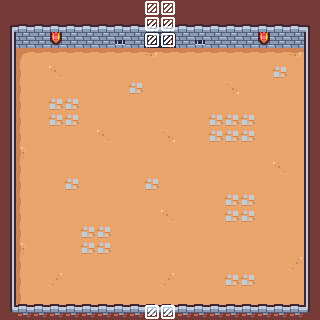

A 2D game scene composited from a Tiled map and its tileset images. What follows is a short description and the map's XML, with every tile layer's data as written:
An orthogonal 20x20 tile map with 16x16 px tiles, 4 tile layers (Dungeon, Objects, AbovePlayer, InsideAreas) and 6 objects (5x EnemySpawnPoint, Door).

<map version="1.10" tiledversion="1.10.2" orientation="orthogonal" renderorder="right-down" width="20" height="20" tilewidth="16" tileheight="16" infinite="0" nextlayerid="16" nextobjectid="46">
 <tileset firstgid="1" source="../mapsSheet.tsx" />
 <layer id="1" name="Dungeon" width="20" height="20">
  <properties>
   <property name="unity:layer" value="Dungeon" />
  </properties>
  <data encoding="csv">
27,1,1,1,1,1,1,1,1,1,1,1,1,1,1,1,1,1,1,1,
2,3,3,3,3,3,3,3,3,3,3,3,3,3,3,3,3,3,3,4,
15,44,44,32,44,44,44,31,44,24,25,44,31,44,44,44,32,44,44,17,
15,1610612793,55,55,55,55,55,55,55,56,55,55,55,55,55,55,55,55,56,17,
15,1610612791,53,54,53,53,53,53,53,53,53,53,53,53,53,53,53,46,53,17,
15,1610612791,53,53,53,53,53,53,46,53,53,53,53,53,3221225526,53,53,53,53,17,
15,1610612791,53,46,46,53,53,53,53,53,53,53,53,53,53,53,53,53,53,17,
15,1610612791,53,46,46,53,53,53,53,53,53,53,53,46,46,46,53,53,53,17,
15,1610612791,53,53,53,53,54,53,53,53,3221225526,53,53,46,46,46,53,53,53,17,
15,1610612792,53,53,53,53,53,53,53,53,53,53,53,53,53,53,53,53,53,17,
15,1610612791,53,53,53,53,53,53,53,53,53,53,53,53,53,53,53,54,53,17,
15,1610612791,53,53,46,53,53,53,53,46,53,53,53,53,53,53,53,53,53,17,
15,1610612791,53,53,53,53,53,53,53,53,53,53,53,53,46,46,53,53,53,17,
15,1610612791,53,53,53,53,53,53,53,53,54,53,53,53,46,46,53,53,53,17,
15,1610612791,53,53,53,46,46,53,53,53,53,53,53,53,53,53,53,53,53,17,
15,1610612792,53,53,53,46,46,53,53,53,53,53,53,53,53,53,53,53,53,17,
15,1610612791,53,53,53,53,53,53,53,53,53,53,53,53,53,53,53,53,2684354614,17,
15,1610612791,53,2684354614,53,53,53,53,53,53,2684354614,53,53,53,46,46,53,53,53,17,
15,1610612791,53,53,53,53,53,53,53,53,53,53,53,53,53,53,53,53,53,17,
28,29,29,29,29,29,29,29,29,29,29,29,29,29,29,29,29,29,29,30
</data>
 </layer>
 <layer id="4" name="Objects" width="20" height="20">
  <data encoding="csv">
0,0,0,0,0,0,0,0,0,0,0,0,0,0,0,0,0,0,0,0,
0,0,0,0,0,0,0,0,0,0,0,0,0,0,0,0,0,0,0,0,
0,0,0,0,0,0,0,0,0,0,0,0,0,0,0,0,0,0,0,0,
0,0,0,0,0,0,0,0,0,0,0,0,0,0,0,0,0,0,0,0,
0,0,0,0,0,0,0,0,0,0,0,0,0,0,0,0,0,0,0,0,
0,0,0,0,0,0,0,0,0,0,0,0,0,0,0,0,0,0,0,0,
0,0,0,0,0,0,0,0,0,0,0,0,0,0,0,0,0,0,0,0,
0,0,0,0,0,0,0,0,0,0,0,0,0,0,0,0,0,0,0,0,
0,0,0,0,0,0,0,0,0,0,0,0,0,0,0,0,0,0,0,0,
0,0,0,0,0,0,0,0,0,0,0,0,0,0,0,0,0,0,0,0,
0,0,0,0,0,0,0,0,0,0,0,0,0,0,0,0,0,0,0,0,
0,0,0,0,0,0,0,0,0,0,0,0,0,0,0,0,0,0,0,0,
0,0,0,0,0,0,0,0,0,0,0,0,0,0,0,0,0,0,0,0,
0,0,0,0,0,0,0,0,0,0,0,0,0,0,0,0,0,0,0,0,
0,0,0,0,0,0,0,0,0,0,0,0,0,0,0,0,0,0,0,0,
0,0,0,0,0,0,0,0,0,0,0,0,0,0,0,0,0,0,0,0,
0,0,0,0,0,0,0,0,0,0,0,0,0,0,0,0,0,0,0,0,
0,0,0,0,0,0,0,0,0,0,0,0,0,0,0,0,0,0,0,0,
0,0,0,0,0,0,0,0,0,0,0,0,0,0,0,0,0,0,0,0,
0,0,0,0,0,0,0,0,0,0,0,0,0,0,0,0,0,0,0,0
</data>
 </layer>
 <layer id="7" name="AbovePlayer" width="20" height="20">
  <properties>
   <property name="unity:SortingLayerName" value="AboveCharacters" />
   <property name="unity:ignore" value="Collision" />
  </properties>
  <data encoding="csv">
1,1,1,1,1,1,1,1,1,1,1,1,1,1,1,1,1,1,1,1,
2,3,3,3,3,3,3,3,3,3,3,3,3,3,3,3,3,3,3,4,
0,0,0,0,0,0,0,0,0,0,0,0,0,0,0,0,0,0,0,0,
0,0,0,0,0,0,0,0,0,0,0,0,0,0,0,0,0,0,0,0,
0,0,0,0,0,0,0,0,0,0,0,0,0,0,0,0,0,0,0,0,
0,0,0,0,0,0,0,0,0,0,0,0,0,0,0,0,0,0,0,0,
0,0,0,0,0,0,0,0,0,0,0,0,0,0,0,0,0,0,0,0,
0,0,0,0,0,0,0,0,0,0,0,0,0,0,0,0,0,0,0,0,
0,0,0,0,0,0,0,0,0,0,0,0,0,0,0,0,0,0,0,0,
0,0,0,0,0,0,0,0,0,0,0,0,0,0,0,0,0,0,0,0,
0,0,0,0,0,0,0,0,0,0,0,0,0,0,0,0,0,0,0,0,
0,0,0,0,0,0,0,0,0,0,0,0,0,0,0,0,0,0,0,0,
0,0,0,0,0,0,0,0,0,0,0,0,0,0,0,0,0,0,0,0,
0,0,0,0,0,0,0,0,0,0,0,0,0,0,0,0,0,0,0,0,
0,0,0,0,0,0,0,0,0,0,0,0,0,0,0,0,0,0,0,0,
0,0,0,0,0,0,0,0,0,0,0,0,0,0,0,0,0,0,0,0,
0,0,0,0,0,0,0,0,0,0,0,0,0,0,0,0,0,0,0,0,
0,0,0,0,0,0,0,0,0,0,0,0,0,0,0,0,0,0,0,0,
0,0,0,0,0,0,0,0,0,0,0,0,0,0,0,0,0,0,0,0,
28,29,29,29,29,29,29,29,29,29,29,29,29,29,29,29,29,29,29,30
</data>
 </layer>
 <layer id="6" name="InsideAreas" class="Custom" width="20" height="20">
  <properties>
   <property name="custom:targetLayer" value="Dungeon" />
   <property name="custom:type" value="removeColliders" />
  </properties>
  <data encoding="csv">
0,0,0,0,0,0,0,0,0,67,67,0,0,0,0,0,0,0,0,0,
0,0,0,0,0,0,0,0,0,67,67,0,0,0,0,0,0,0,0,0,
0,0,0,0,0,0,0,0,0,67,67,0,0,0,0,0,0,0,0,0,
0,0,0,0,0,0,0,0,0,0,0,0,0,0,0,0,0,0,0,0,
0,0,0,0,0,0,0,0,0,0,0,0,0,0,0,0,0,0,0,0,
0,0,0,0,0,0,0,0,0,0,0,0,0,0,0,0,0,0,0,0,
0,0,0,0,0,0,0,0,0,0,0,0,0,0,0,0,0,0,0,0,
0,0,0,0,0,0,0,0,0,0,0,0,0,0,0,0,0,0,0,0,
0,0,0,0,0,0,0,0,0,0,0,0,0,0,0,0,0,0,0,0,
0,0,0,0,0,0,0,0,0,0,0,0,0,0,0,0,0,0,0,0,
0,0,0,0,0,0,0,0,0,0,0,0,0,0,0,0,0,0,0,0,
0,0,0,0,0,0,0,0,0,0,0,0,0,0,0,0,0,0,0,0,
0,0,0,0,0,0,0,0,0,0,0,0,0,0,0,0,0,0,0,0,
0,0,0,0,0,0,0,0,0,0,0,0,0,0,0,0,0,0,0,0,
0,0,0,0,0,0,0,0,0,0,0,0,0,0,0,0,0,0,0,0,
0,0,0,0,0,0,0,0,0,0,0,0,0,0,0,0,0,0,0,0,
0,0,0,0,0,0,0,0,0,0,0,0,0,0,0,0,0,0,0,0,
0,0,0,0,0,0,0,0,0,0,0,0,0,0,0,0,0,0,0,0,
0,0,0,0,0,0,0,0,0,0,0,0,0,0,0,0,0,0,0,0,
0,0,0,0,0,0,0,0,0,67,67,0,0,0,0,0,0,0,0,0
</data>
 </layer>
 <objectgroup id="14" name="EnemySpawnPoints">
  <object id="35" type="EnemySpawnPoint" x="70" y="88.5" />
  <object id="36" type="EnemySpawnPoint" x="248.5" y="89" />
  <object id="37" type="EnemySpawnPoint" x="159.5" y="119.5" />
  <object id="40" type="EnemySpawnPoint" x="265.5" y="153" />
  <object id="41" type="EnemySpawnPoint" x="55.5" y="152.5" />
 </objectgroup>
 <objectgroup id="15" name="DoorsLayer" class="Door">
  <object id="45" name="DoorNorth" type="Door" gid="67" x="144" y="48" width="16" height="16" />
 </objectgroup>
</map>
